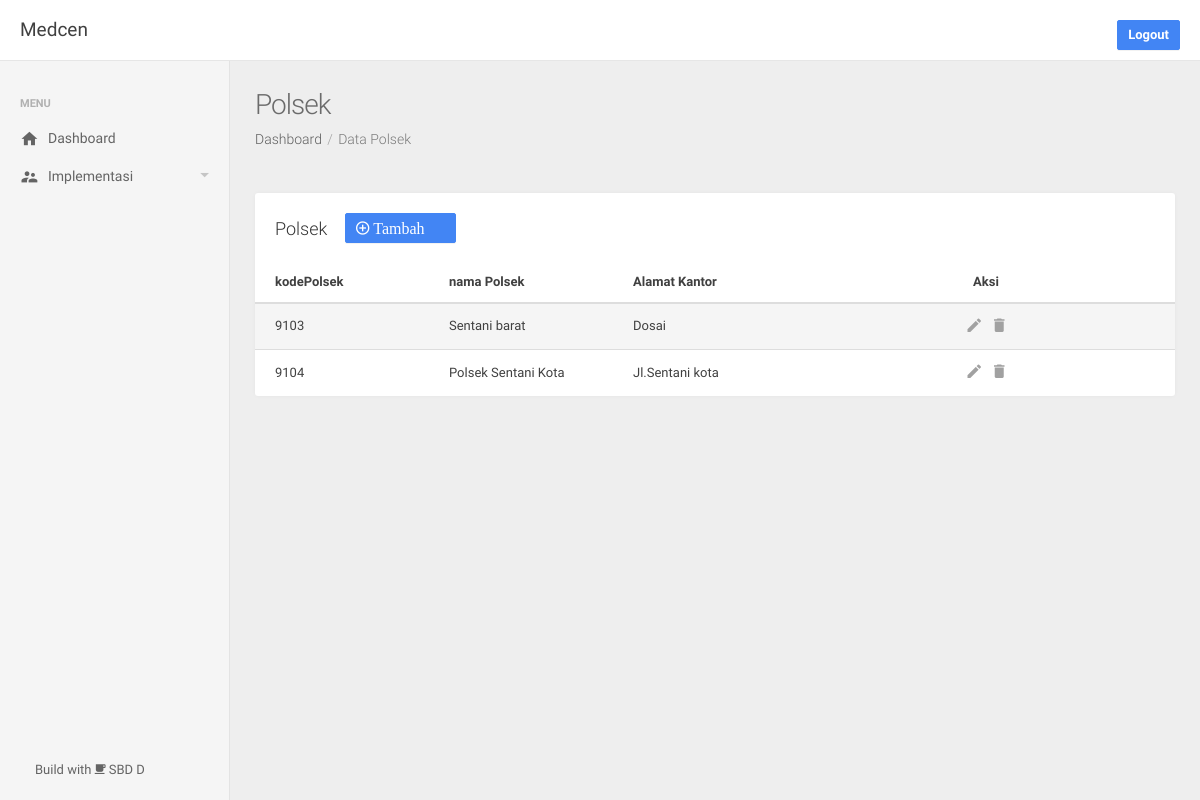
The page /polsek/ (signed in) on the database as committed earlier.
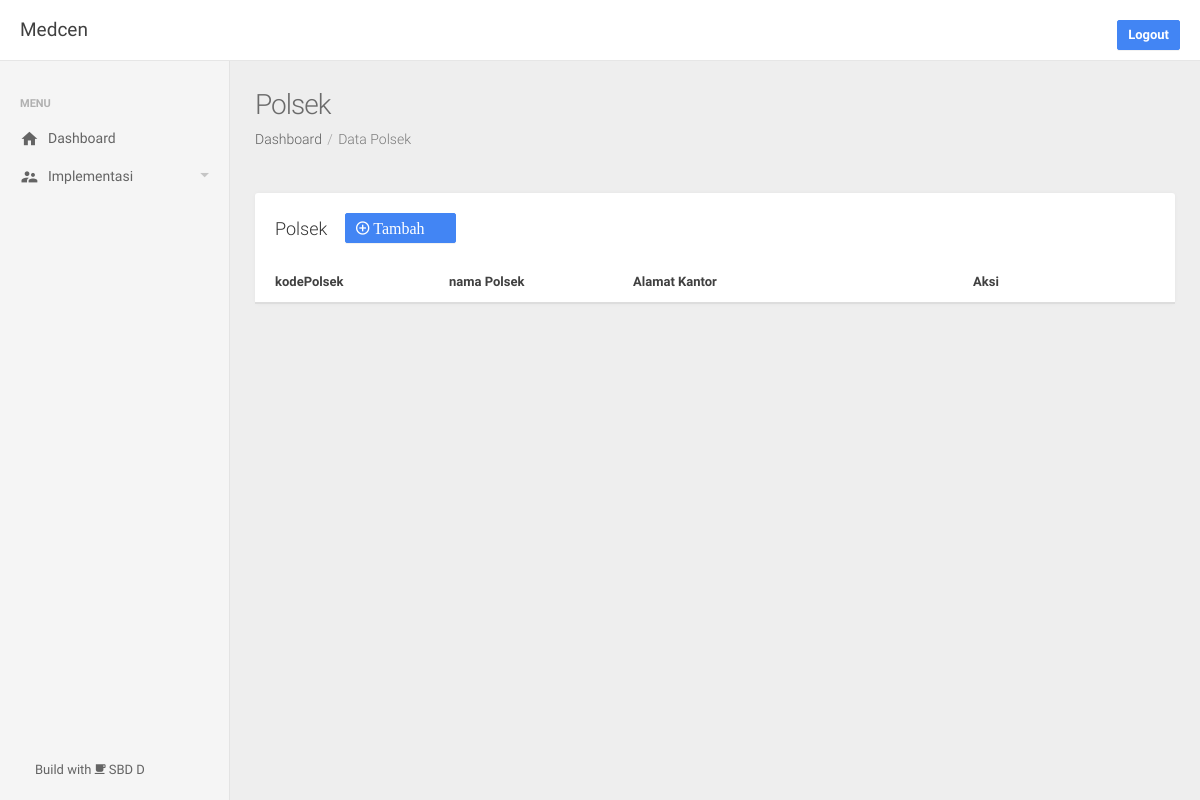
The same page on the database as committed later.
### app/models.py (models this page shows)
class User(db.Model, UserMixin):
    id = db.Column(db.Integer, primary_key=True)
    username = db.Column(db.String(30), nullable=False)
    password = db.Column(db.Text, nullable=False)

class Polsek(db.Model):
    kodePolsek = db.Column(db.Integer, primary_key=True)
    namaPolsek = db.Column(db.String(100))
    alamatKantor = db.Column(db.String(100))

### app/routes.py (the view)
@app.route('/polsek/')
@login_required
def polsek():
    return render_template('polsek/polsek.html', title='Polsek', submenu='dataPolsek', link1='Data Polsek' ,data=Polsek.query.all())

### app/models.py (called while the page is built)
@login_manager.user_loader
def load_user(user_id):
    return User.query.get(int(user_id))

### app/templates/polsek/polsek.html (shortened to what this page needs)
{% extends 'layout.html' %}
{% block content %}
<div class="row">
    <div class="col-sm-12">
        <div class="panel panel-default panel-table">
            <div class="panel-heading">{{title}}&nbsp;&nbsp;&nbsp;
                <a href="{{ url_for ('polsekAdd') }}">
                    <button class="btn btn-space btn-primary">
                        <div class="icon mdi mdi-plus-circle-o">&nbsp;Tambah&nbsp; &nbsp; &nbsp; </div>
                    </button>
                </a>
            </div>
            <div class="panel-body">
                <table class="table table-striped table-hover">
                    <thead>
                        <tr>
                            <th style="width:20%;">kodePolsek</th>
                            <th style="width:20%;">nama Polsek</th>
                            <th style="width:20%;">Alamat Kantor</th>
                            <th class="actions">Aksi</th>
                        </tr>
                    </thead>
                    <tbody>
                        {% for row in data %}
                            <tr>
                                <td>{{row.kodePolsek}}</td>
                                <td>{{row.namaPolsek}}</td>
                                <td>{{row.alamatKantor}}</td>
                                <td class="actions">
                                    <a href="{{ url_for ('polsekEdit', kodePolsek=row.kodePolsek)}}">
                                        <i class="icon mdi mdi-edit"></i>
                                    </a>&nbsp;&nbsp;
                                    <buton data-toggle="modal" data-target="#md-footer-danger{{row.kodePolsek}}">
                                        <i class="icon mdi mdi-delete"></i>
                                    </buton>
                                </td>
                            </tr>
                        {% endfor %}
                    </tbody>
                </table>
            </div>
        </div>
    </div>
</div>
{% endblock content %}

### app/templates/layout.html (shortened to what this page needs)
<!DOCTYPE html>
<html lang="en">
<head>
    <link rel="stylesheet" type="text/css" href="{{ url_for ('static', filename='assets/lib/perfect-scrollbar/css/perfect-scrollbar.min.css') }}"/>
    <link rel="stylesheet" type="text/css" href="{{ url_for ('static', filename='assets/lib/material-design-icons/css/material-design-iconic-font.min.css') }}"/>
    <link rel="stylesheet" type="text/css" href="{{ url_for ('static', filename='assets/lib/jquery.vectormap/jquery-jvectormap-1.2.2.css') }}"/>
    <link rel="stylesheet" type="text/css" href="{{ url_for ('static', filename='assets/lib/jqvmap/jqvmap.min.css') }}"/>
    <link rel="stylesheet" type="text/css" href="{{ url_for ('static', filename='assets/lib/datetimepicker/css/bootstrap-datetimepicker.min.css') }}"/>
    <link rel="stylesheet" href="{{ url_for ('static', filename='assets/css/style.css') }}" type="text/css"/>
  </head>
  <body>
    <div class="be-wrapper be-fixed-sidebar">
      {% include 'snippets/topbar.html' %}
      {% include 'snippets/sidebar.html' %}
      <div class="be-content">
        <div class="page-head">
          <h2 class="page-head-title">{{title}}</h2>
          <ol class="breadcrumb page-head-nav">
            <li><a href="/dashboard">Dashboard</a></li>
            {% if link2 %}
              <li><a href="/{{link3}}">{{link1}}</a></li>
              <li class="{% if link2 %} active {% endif %}">{{link2}}</li>
            {% else %}
              <li class="{% if link1 %} active {% endif %}">{{link1}}</li>
            {% endif %}
          </ol>
        </div>
        <div class="main-content container-fluid">
        {% block content %}
        {% endblock content %}
        </div>
    </div>
  </body>
</html>

### app/templates/snippets/topbar.html
<nav class="navbar navbar-default navbar-fixed-top be-top-header">
  <div class="container-fluid">
    <div class="be-right-navbar">
      <div class="page-title"><span>{{current_user.username|capitalize}}</span></div>
      <ul class="nav navbar-nav navbar-right be-user-nav">
        <br>
        {% if current_user.is_authenticated %}
          <a href="{{ url_for ('logout') }}" class="btn btn-primary">
            Logout
          </a>
        {% endif %}
      </ul>
    </div>
  </div>
</nav>

### app/templates/snippets/sidebar.html (shortened to what this page needs)
<div class="be-left-sidebar">
    <div class="left-sidebar-wrapper"><a href="/dashboard" class="left-sidebar-toggle">Dashboard</a>
      <div class="left-sidebar-spacer">
        <div class="left-sidebar-scroll">
          <div class="left-sidebar-content">
            <ul class="sidebar-elements">
              <li class="divider">Menu</li>
              <li class="{% if menu == 'dashboard' %} active {% endif %}"><a href="/dashboard"><i class="icon mdi mdi-home"></i><span>Dashboard</span></a>
              </li>
              <li class="parent {% if menu == 'penduduk' %} active open {% endif %}"><a href="#"><i class="icon mdi mdi-accounts-alt""></i><span>Implementasi</span></a>
              </li>
          </div>
        </div>
      </div>
      <div class="progress-widget">
        <div class="progress-data" style="margin-left: 15px;">
          <span class="name">Build with <i class="mdi mdi-coffee"></i> SBD D</span>
        </div>
      </div>
    </div>
  </div>

Rows that differ between the two databases and show on the page:
removed Polsek: kodePolsek "9103", namaPolsek "Sentani barat", alamatKantor "Dosai"
removed Polsek: kodePolsek "9104", namaPolsek "Polsek Sentani Kota", alamatKantor "Jl.Sentani kota"
